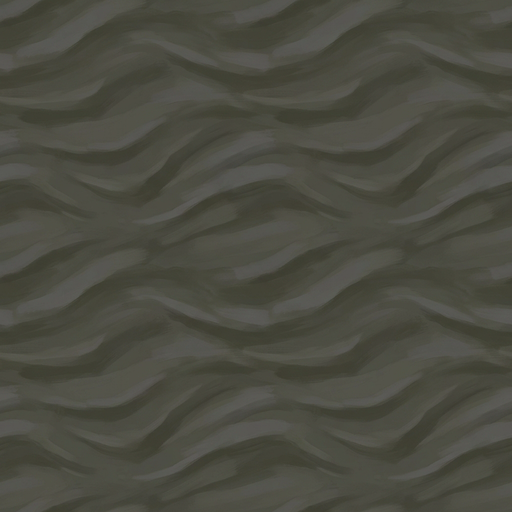
#> input picture assets/texturas/chao/areia_rio.png, 512 x 512 px
$ python -i textures.py   (imports and definitions only)
#> lines starting #> are read from the running program, lines starting #| are printed output that depends on the picture
"""Texturas do chão: gera na Text to Image da Meshy, deixa repetível sem emenda e confere.

Lê tools/texturas.json. Para cada textura:
1. gera a imagem (bruta em assets/texturas/chao/bruto/, fora do git);
2. nivela manchas grandes de cor (senão a repetição forma listras) e deixa repetível: mistura a imagem com três cópias deslocadas em meia imagem (na horizontal, na
   vertical e nas duas), cada uma com peso zero onde ela tem emenda; cores misturam suave e o
   detalhe fino vem da cópia dominante, com fronteira orgânica; a original fica no centro;
3. reduz para 512 px e mede a emenda; reprova sozinha e gera de novo até "tentativas" vezes;
4. salva assets/texturas/chao/<nome>.png, a prévia 4x4 em assets/previews/piso/ e, se pedido,
   a máscara de emissão (<nome>_emissao.png).

Uso:
  uv run textures.py                 # saldo e estimativa (não gasta)
  uv run textures.py --run           # gera o que falta
  uv run textures.py --reprocess     # refaz só o passo 2 em diante com as imagens já baixadas
"""

import argparse
import json
import os
import sys
from pathlib import Path

import numpy as np
from dotenv import load_dotenv
from PIL import Image, ImageFilter

from pipeline import ROOT, Meshy, fetch

# [1 line that did not run here, left out]
STATE_DIR = Path(__file__).parent
# Cada versão das texturas tem seu estado e seu orçamento (os créditos das versões antigas não contam).
STATE_FILE = STATE_DIR / "textures_state_v1.json"
# [1 line that did not run here, left out]
# [1 line that did not run here, left out]
# [1 line that did not run here, left out]

COST_PER_IMAGE = {"nano-banana": 3, "nano-banana-2": 6, "nano-banana-pro": 9}
WORK_SIZE = 1024
BLEND_FRACTION = 0.14  # meia largura da faixa mesclada, em fração do lado
NOISE_CELLS = 6  # granulação do ruído que entorta a fronteira da mescla
DETAIL_BLUR = 6  # px: abaixo disso é "detalhe", acima é "cor"
PREVIEW_TILE = 384  # px de cada repetição na prévia 4x4
# Reprovação: junta mais forte que quase todas as linhas da própria textura, ou faixa misturada borrada.
MAX_SEAM_PERCENTILE = 95
FRAME_FLATNESS = 0.3  # borda com menos que isso da variação do interior = moldura lisa
FRAME_STEP = 0.12  # ou borda com brilho bem diferente do interior (moldura clara ou escura)
RAW_TILEABLE_PERCENTILE = 60  # a IA às vezes já entrega repetível: aí não mistura (misturar tábuas desalinha as linhas)
MIN_BAND_CONTRAST = 0.80
FLATTEN_FRACTION = 0.25  # manchas maiores que isso (em fração do lado) contam como "iluminação"
FLATTEN_STRENGTH = 0.75  # quanto dessas manchas sai, para a repetição 4x4 não formar listras
MASK_SOFTNESS = 0.08  # distância de cor (0..1) em que a máscara de emissão vai de 1 a 0


def use_version(version: str) -> None:
    global STATE_FILE
    STATE_FILE = STATE_DIR / f"textures_state_{version}.json"


def load_state() -> dict:
    return json.loads(STATE_FILE.read_text()) if STATE_FILE.exists() else {}


def save_state(state: dict) -> None:
    STATE_FILE.write_text(json.dumps(state, indent=2, ensure_ascii=False))


def spent(state: dict) -> int:
    return sum(a.get("credits", a.get("estimate", 0)) for t in state.values() for a in t.get("attempts", []))


def smoothstep(edge0: float, edge1: float, x: np.ndarray) -> np.ndarray:
    t = np.clip((x - edge0) / (edge1 - edge0), 0.0, 1.0)
    return t * t * (3 - 2 * t)


# [9 lines left out: function tileable_noise, not called in this run]


def blur(image: np.ndarray, radius: float) -> np.ndarray:
    """Desfoque gaussiano com borda em volta (a textura é periódica)."""
    pad = int(radius * 3)
    wrapped = np.pad(image, ((pad, pad), (pad, pad), (0, 0)), mode="wrap")
    pil = Image.fromarray(np.clip(wrapped * 255, 0, 255).astype(np.uint8), "RGB")
    out = np.asarray(pil.filter(ImageFilter.GaussianBlur(radius)), dtype=np.float32) / 255
    return out[pad:-pad, pad:-pad]


def flatten(image: np.ndarray) -> np.ndarray:
    """Tira boa parte da variação de cor em grande escala, mantendo detalhe e cor média.

    Uma mancha clara de um lado e escura do outro, repetida, vira listra mesmo sem emenda.
    """
    size = image.shape[0]
    large = blur(image, size * FLATTEN_FRACTION / 3)
    return np.clip(image - FLATTEN_STRENGTH * (large - image.mean(axis=(0, 1))), 0, 1)


# [28 lines left out: function make_seamless, not called in this run]


def luminance(image: np.ndarray) -> np.ndarray:
    return image[..., 0] * 0.299 + image[..., 1] * 0.587 + image[..., 2] * 0.114


# [71 lines left out: functions seam_metrics, ring, passes, emission_mask, recolor, not called in this run]


def save_png(array: np.ndarray, path: Path, mode: str = "RGB") -> None:
    path.parent.mkdir(parents=True, exist_ok=True)
    Image.fromarray(np.clip(array * 255, 0, 255).round().astype(np.uint8), mode).save(path)


# [129 lines left out: functions preview, process, finish, generate, main, not called in this run]


# [2 lines not run here, left out]

>>> import cv2
>>> picture = cv2.imread('../../assets/texturas/chao/areia_rio.png')
#> picture is the input picture: shape (512, 512, 3); mean B, G, R 66.1, 76, 76
>>> result = flatten(picture)
#> in blur, `wrapped = np.pad(image, ((pad, pad), (pad, pad), (0, 0)), mode="wrap")`:
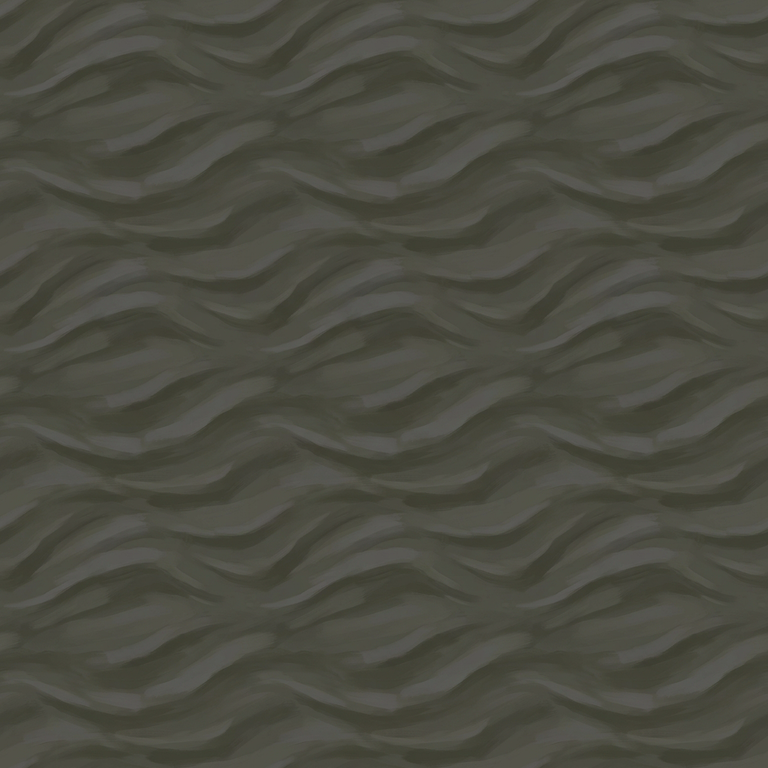
#> wrapped: shape (768, 768, 3); mean B, G, R 66.1, 76, 76
#> in blur, `pil = Image.fromarray(np.clip(wrapped * 255, 0, 255).astype(np.uint8),..`:
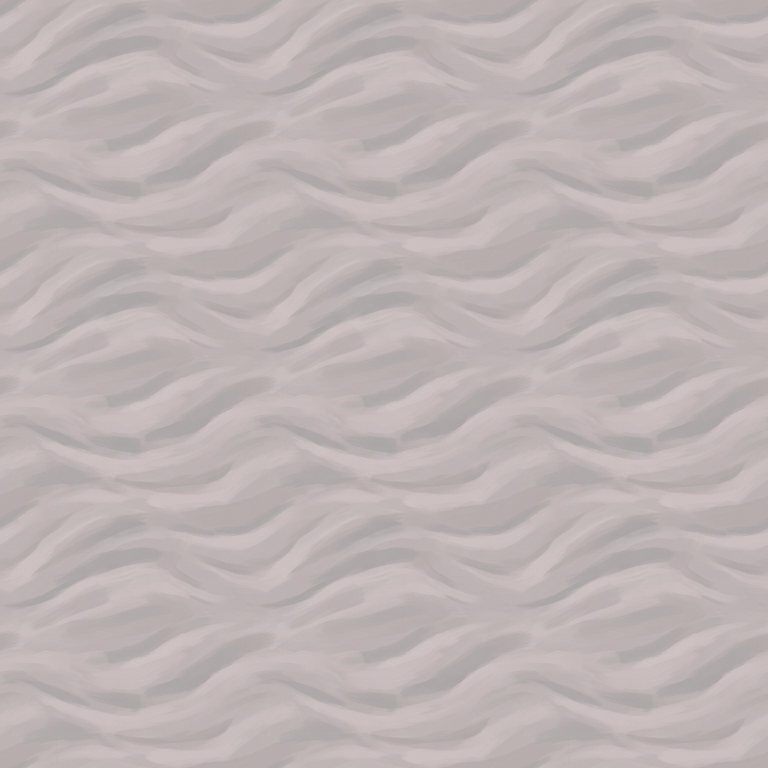
#> pil: PIL image 768x768 RGB; mean R, G, B 189.9, 180, 180
#> in blur, `return out[pad:-pad, pad:-pad]`:
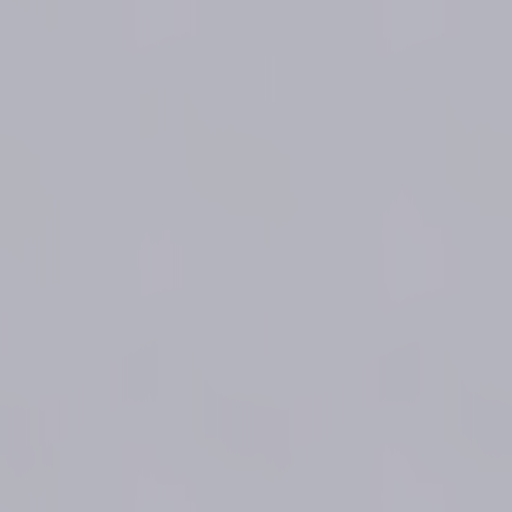
#> returned value: shape (512, 512, 3) float32; mean of channels 0, 1, 2 0.745, 0.704, 0.705; drawn as B, G, R
#> in flatten, `return np.clip(image - FLATTEN_STRENGTH * (large - image.mean(axis=(0,..`: returned value: shape (512, 512, 3) float64; every value is 1

$ run again, on assets/texturas/chao/piso_runico.png
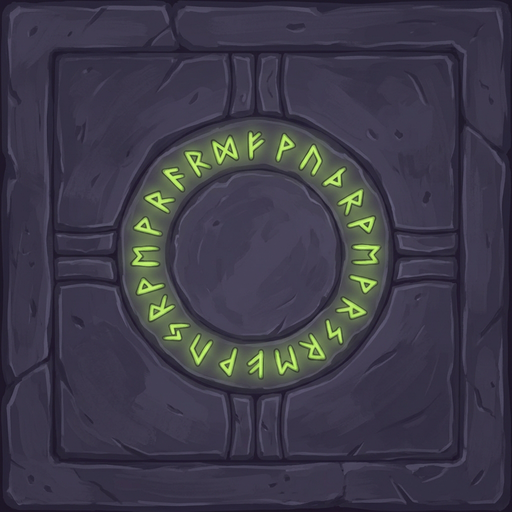
#> input picture assets/texturas/chao/piso_runico.png, 512 x 512 px
#> picture is the input picture: shape (512, 512, 3); mean B, G, R 73.7, 59.9, 62.2
#> in blur, `wrapped = np.pad(image, ((pad, pad), (pad, pad), (0, 0)), mode="wrap")`:
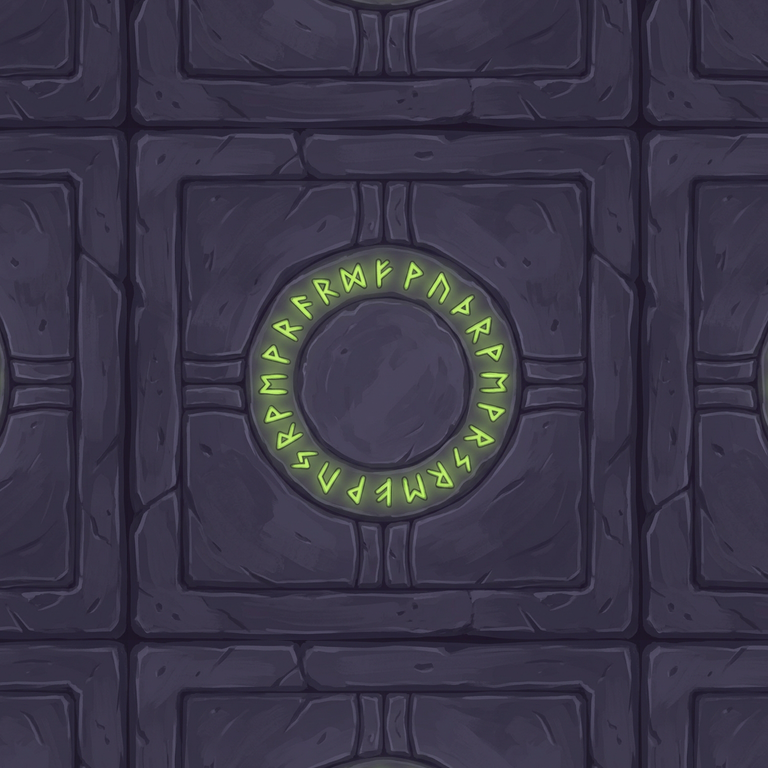
#> wrapped: shape (768, 768, 3); mean B, G, R 71.9, 54.9, 58.4
#> in blur, `return out[pad:-pad, pad:-pad]`:
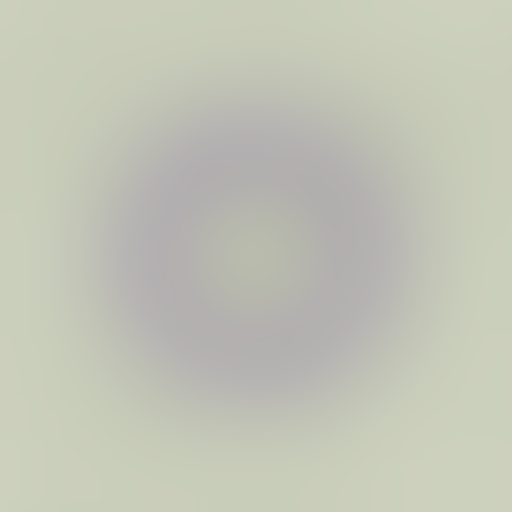
#> returned value: shape (512, 512, 3) float32; mean of channels 0, 1, 2 0.714, 0.769, 0.76; drawn as B, G, R
